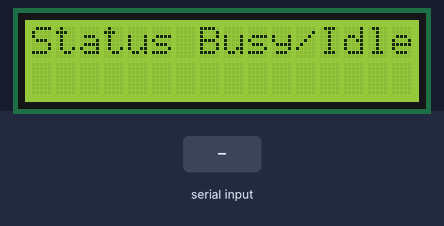
The program below on a simulated Arduino Uno, built with avr-gcc and run on an emulated ATmega328P. Shown: 16×2 character LCD. Inputs (shaded band) come from the test bench.

Above: at 4.2 s.
4.3 s: "1" received over Serial
At 5.6 s:
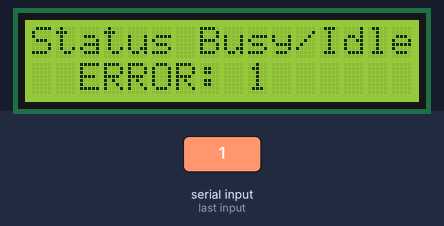
5.9 s: "0" received over Serial
At 6.03 s:
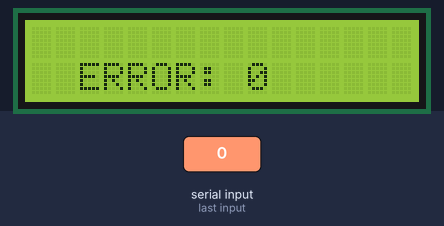
7.5 s: "2" received over Serial
At 8.5 s:
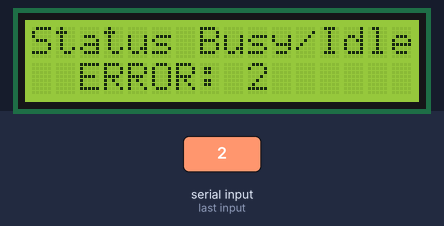
Timing chart, 0 to 10.5 s (numbered marks = the images above; inputs shaded):
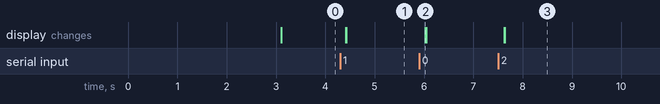

Measured:
- after the input at 4.3 s, the display: first changes after 0.11 s (image 1 shows a later state)
- after the input at 5.9 s, the display: changes after 0.13 s (image 2)
- after the input at 7.5 s, the display: first changes after 0.12 s (image 3 shows a later state)

The program:

main.cpp
```cpp
#include <Arduino.h>

/*
 * Displays text sent over the serial port (e.g. from the Serial Monitor) on
 * an attached LCD.
 * YWROBOT
 *Compatible with the Arduino IDE 1.0
 *Library version:1.1
 */
#include <Wire.h>
#include <LiquidCrystal_I2C.h>

LiquidCrystal_I2C lcd(0x27,16,2);  // set the LCD address to 0x27 for a 16 chars and 2 line display

void setup()
{
  Serial.begin(9600);

  lcd.init();                      // initialize the lcd
  lcd.backlight();
  lcd.setCursor(1, 0); // set the cursor to column 1, line 0
  lcd.print("AFTERSHOCK 263");  // Print a message to the LCD
  lcd.setCursor(2, 1); // set the cursor to column 2, line 1
  lcd.print("Charged Up !");  // Print a message to the LCD.
  delay(3000);
  lcd.clear();
}

void loop()
{
  lcd.setCursor(0, 0); // set the cursor to column 0jjhkjh, line 0
  lcd.print("Status Busy/Idle");  // Print a message to the LCD

  // when characters arrive over the serial port...
  if (Serial.available()) {
    // wait a bit for the entire message to arrive
    delay(100);
    // clear the screen
    lcd.clear();
    // read all the available characters
    while (Serial.available() > 0) {
      // display each character to the LCD
      //lcd.write(Serial.read());
      lcd.setCursor(2, 1); // set the cursor to column 2, line 1
      lcd.print("ERROR: ");
      lcd.write(Serial.read());
    }
  }
}
```
